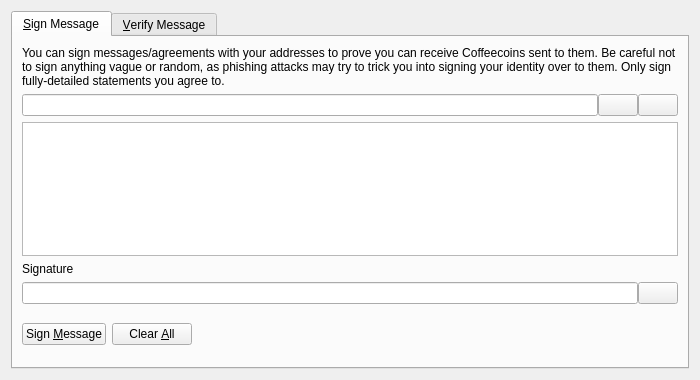
<?xml version="1.0" encoding="UTF-8"?>
<ui version="4.0">
 <class>SignVerifyMessageDialog</class>
 <widget class="QDialog" name="SignVerifyMessageDialog">
  <property name="geometry">
   <rect>
    <x>0</x>
    <y>0</y>
    <width>700</width>
    <height>380</height>
   </rect>
  </property>
  <property name="windowTitle">
   <string>Signatures - Sign / Verify a Message</string>
  </property>
  <property name="modal">
   <bool>true</bool>
  </property>
  <layout class="QVBoxLayout" name="verticalLayout">
   <item>
    <widget class="QTabWidget" name="tabWidget">
     <property name="currentIndex">
      <number>0</number>
     </property>
     <widget class="QWidget" name="tabSignMessage">
      <attribute name="title">
       <string>&amp;Sign Message</string>
      </attribute>
      <layout class="QVBoxLayout" name="verticalLayout_SM">
       <item>
        <widget class="QLabel" name="infoLabel_SM">
         <property name="text">
          <string>You can sign messages/agreements with your addresses to prove you can receive Coffeecoins sent to them. Be careful not to sign anything vague or random, as phishing attacks may try to trick you into signing your identity over to them. Only sign fully-detailed statements you agree to.</string>
         </property>
         <property name="textFormat">
          <enum>Qt::PlainText</enum>
         </property>
         <property name="wordWrap">
          <bool>true</bool>
         </property>
        </widget>
       </item>
       <item>
        <layout class="QHBoxLayout" name="horizontalLayout_1_SM">
         <property name="spacing">
          <number>0</number>
         </property>
         <item>
          <widget class="QValidatedLineEdit" name="addressIn_SM">
           <property name="toolTip">
            <string>The Coffeecoin address to sign the message with</string>
           </property>
          </widget>
         </item>
         <item>
          <widget class="QPushButton" name="addressBookButton_SM">
           <property name="toolTip">
            <string>Choose previously used address</string>
           </property>
           <property name="text">
            <string/>
           </property>
           <property name="icon">
            <iconset resource="../bitcoin.qrc">
             <normaloff>:/icons/address-book</normaloff>:/icons/address-book</iconset>
           </property>
           <property name="shortcut">
            <string>Alt+A</string>
           </property>
           <property name="autoDefault">
            <bool>false</bool>
           </property>
          </widget>
         </item>
         <item>
          <widget class="QPushButton" name="pasteButton_SM">
           <property name="toolTip">
            <string>Paste address from clipboard</string>
           </property>
           <property name="text">
            <string/>
           </property>
           <property name="icon">
            <iconset resource="../bitcoin.qrc">
             <normaloff>:/icons/editpaste</normaloff>:/icons/editpaste</iconset>
           </property>
           <property name="shortcut">
            <string>Alt+P</string>
           </property>
           <property name="autoDefault">
            <bool>false</bool>
           </property>
          </widget>
         </item>
        </layout>
       </item>
       <item>
        <widget class="QPlainTextEdit" name="messageIn_SM">
         <property name="toolTip">
          <string>Enter the message you want to sign here</string>
         </property>
        </widget>
       </item>
       <item>
        <widget class="QLabel" name="signatureLabel_SM">
         <property name="text">
          <string>Signature</string>
         </property>
         <property name="textFormat">
          <enum>Qt::PlainText</enum>
         </property>
        </widget>
       </item>
       <item>
        <layout class="QHBoxLayout" name="horizontalLayout_2_SM">
         <property name="spacing">
          <number>0</number>
         </property>
         <item>
          <widget class="QLineEdit" name="signatureOut_SM">
           <property name="font">
            <font>
             <italic>true</italic>
            </font>
           </property>
           <property name="readOnly">
            <bool>true</bool>
           </property>
          </widget>
         </item>
         <item>
          <widget class="QPushButton" name="copySignatureButton_SM">
           <property name="toolTip">
            <string>Copy the current signature to the system clipboard</string>
           </property>
           <property name="text">
            <string/>
           </property>
           <property name="icon">
            <iconset resource="../bitcoin.qrc">
             <normaloff>:/icons/editcopy</normaloff>:/icons/editcopy</iconset>
           </property>
           <property name="autoDefault">
            <bool>false</bool>
           </property>
          </widget>
         </item>
        </layout>
       </item>
       <item>
        <layout class="QHBoxLayout" name="horizontalLayout_3_SM">
         <item>
          <widget class="QPushButton" name="signMessageButton_SM">
           <property name="toolTip">
            <string>Sign the message to prove you own this Coffeecoin address</string>
           </property>
           <property name="text">
            <string>Sign &amp;Message</string>
           </property>
           <property name="icon">
            <iconset resource="../bitcoin.qrc">
             <normaloff>:/icons/edit</normaloff>:/icons/edit</iconset>
           </property>
           <property name="autoDefault">
            <bool>false</bool>
           </property>
          </widget>
         </item>
         <item>
          <widget class="QPushButton" name="clearButton_SM">
           <property name="toolTip">
            <string>Reset all sign message fields</string>
           </property>
           <property name="text">
            <string>Clear &amp;All</string>
           </property>
           <property name="icon">
            <iconset resource="../bitcoin.qrc">
             <normaloff>:/icons/remove</normaloff>:/icons/remove</iconset>
           </property>
           <property name="autoDefault">
            <bool>false</bool>
           </property>
          </widget>
         </item>
         <item>
          <spacer name="horizontalSpacer_1_SM">
           <property name="orientation">
            <enum>Qt::Horizontal</enum>
           </property>
           <property name="sizeHint" stdset="0">
            <size>
             <width>40</width>
             <height>48</height>
            </size>
           </property>
          </spacer>
         </item>
         <item>
          <widget class="QLabel" name="statusLabel_SM">
           <property name="font">
            <font>
             <weight>75</weight>
             <bold>true</bold>
            </font>
           </property>
           <property name="text">
            <string/>
           </property>
           <property name="wordWrap">
            <bool>true</bool>
           </property>
          </widget>
         </item>
         <item>
          <spacer name="horizontalSpacer_2_SM">
           <property name="orientation">
            <enum>Qt::Horizontal</enum>
           </property>
           <property name="sizeHint" stdset="0">
            <size>
             <width>40</width>
             <height>48</height>
            </size>
           </property>
          </spacer>
         </item>
        </layout>
       </item>
      </layout>
     </widget>
     <widget class="QWidget" name="tabVerifyMessage">
      <attribute name="title">
       <string>&amp;Verify Message</string>
      </attribute>
      <layout class="QVBoxLayout" name="verticalLayout_VM">
       <item>
        <widget class="QLabel" name="infoLabel_VM">
         <property name="text">
          <string>Enter the receiver's address, message (ensure you copy line breaks, spaces, tabs, etc. exactly) and signature below to verify the message. Be careful not to read more into the signature than what is in the signed message itself, to avoid being tricked by a man-in-the-middle attack. Note that this only proves the signing party receives with the address, it cannot prove sendership of any transaction!</string>
         </property>
         <property name="textFormat">
          <enum>Qt::PlainText</enum>
         </property>
         <property name="alignment">
          <set>Qt::AlignLeading|Qt::AlignLeft|Qt::AlignTop</set>
         </property>
         <property name="wordWrap">
          <bool>true</bool>
         </property>
        </widget>
       </item>
       <item>
        <layout class="QHBoxLayout" name="horizontalLayout_1_VM">
         <property name="spacing">
          <number>0</number>
         </property>
         <item>
          <widget class="QValidatedLineEdit" name="addressIn_VM">
           <property name="toolTip">
            <string>The Coffeecoin address the message was signed with</string>
           </property>
          </widget>
         </item>
         <item>
          <widget class="QPushButton" name="addressBookButton_VM">
           <property name="toolTip">
            <string>Choose previously used address</string>
           </property>
           <property name="text">
            <string/>
           </property>
           <property name="icon">
            <iconset resource="../bitcoin.qrc">
             <normaloff>:/icons/address-book</normaloff>:/icons/address-book</iconset>
           </property>
           <property name="shortcut">
            <string>Alt+A</string>
           </property>
           <property name="autoDefault">
            <bool>false</bool>
           </property>
          </widget>
         </item>
        </layout>
       </item>
       <item>
        <widget class="QPlainTextEdit" name="messageIn_VM"/>
       </item>
       <item>
        <widget class="QValidatedLineEdit" name="signatureIn_VM"/>
       </item>
       <item>
        <layout class="QHBoxLayout" name="horizontalLayout_2_VM">
         <item>
          <widget class="QPushButton" name="verifyMessageButton_VM">
           <property name="toolTip">
            <string>Verify the message to ensure it was signed with the specified Coffeecoin address</string>
           </property>
           <property name="text">
            <string>Verify &amp;Message</string>
           </property>
           <property name="icon">
            <iconset resource="../bitcoin.qrc">
             <normaloff>:/icons/transaction_0</normaloff>:/icons/transaction_0</iconset>
           </property>
           <property name="autoDefault">
            <bool>false</bool>
           </property>
          </widget>
         </item>
         <item>
          <widget class="QPushButton" name="clearButton_VM">
           <property name="toolTip">
            <string>Reset all verify message fields</string>
           </property>
           <property name="text">
            <string>Clear &amp;All</string>
           </property>
           <property name="icon">
            <iconset resource="../bitcoin.qrc">
             <normaloff>:/icons/remove</normaloff>:/icons/remove</iconset>
           </property>
           <property name="autoDefault">
            <bool>false</bool>
           </property>
          </widget>
         </item>
         <item>
          <spacer name="horizontalSpacer_1_VM">
           <property name="orientation">
            <enum>Qt::Horizontal</enum>
           </property>
           <property name="sizeHint" stdset="0">
            <size>
             <width>40</width>
             <height>48</height>
            </size>
           </property>
          </spacer>
         </item>
         <item>
          <widget class="QLabel" name="statusLabel_VM">
           <property name="font">
            <font>
             <weight>75</weight>
             <bold>true</bold>
            </font>
           </property>
           <property name="text">
            <string/>
           </property>
           <property name="wordWrap">
            <bool>true</bool>
           </property>
          </widget>
         </item>
         <item>
          <spacer name="horizontalSpacer_2_VM">
           <property name="orientation">
            <enum>Qt::Horizontal</enum>
           </property>
           <property name="sizeHint" stdset="0">
            <size>
             <width>40</width>
             <height>48</height>
            </size>
           </property>
          </spacer>
         </item>
        </layout>
       </item>
      </layout>
     </widget>
    </widget>
   </item>
  </layout>
 </widget>
 <customwidgets>
  <customwidget>
   <class>QValidatedLineEdit</class>
   <extends>QLineEdit</extends>
   <header>qt/qvalidatedlineedit.h</header>
  </customwidget>
 </customwidgets>
 <resources>
  <include location="../bitcoin.qrc"/>
 </resources>
 <connections/>
</ui>
